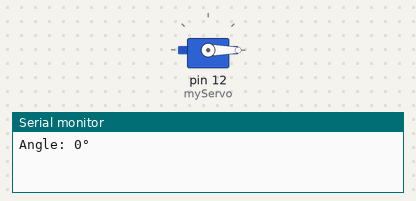
This sketch was run on a simulated Arduino Uno, built with avr-gcc and run on an emulated ATmega328P. On the bench: servo, the last lines printed to the serial monitor.

Above: at 0.05 s.
At 2.7 s:
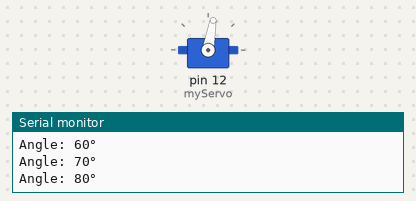
At 5.4 s:
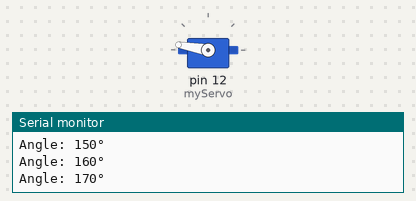
At 10.8 s:
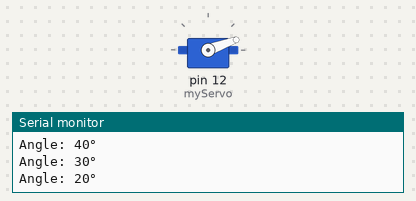
Timing chart, 0 to 14.8 s (numbered marks = the images above):
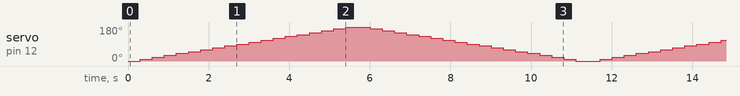

The sketch:

arduino_servo_fs_90_rotate_scenario.ino
```cpp
#include <Servo.h>

Servo myServo;

void setup() {
  Serial.begin(9600);
  myServo.attach(12);
}

void loop() {
  for (int angle = 0; angle <= 180; angle += 10) {
    myServo.write(angle);
    Serial.print("Angle: ");
    Serial.print(angle);
    Serial.println("°");
    delay(300);
  }

  for (int angle = 180; angle >= 0; angle -= 10) {
    myServo.write(angle);
    Serial.print("Angle: ");
    Serial.print(angle);
    Serial.println("°");
    delay(300);
  }
}
```
